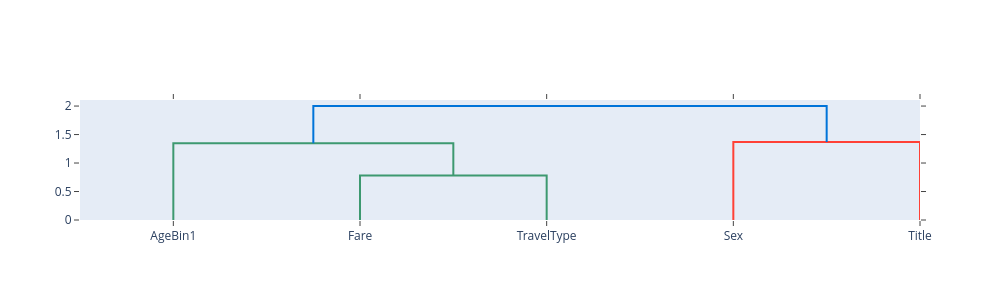

Write notebook code for a chart like this one.
### Code cell
#Dendrogram Groups
figdend = ff.create_dendrogram(x.corr(), labels=DimensionsList)
figdend.update_layout(width=1000, height=300)
figdend.show()

### Figure 1 — Plotly figure (JSON) as saved in the notebook; plotly's stock layout.template omitted (floating-point values rounded to 4 significant figures)
{"data": [{"hoverinfo": "text", "marker": {"color": "rgb(61,153,112)"}, "mode": "lines", "type": "scatter", "x": [15, 15, 25, 25], "xaxis": "x", "y": [0, 0.7797, 0.7797, 0], "yaxis": "y"}, {"hoverinfo": "text", "marker": {"color": "rgb(61,153,112)"}, "mode": "lines", "type": "scatter", "x": [5, 5, 20, 20], "xaxis": "x", "y": [0, 1.348, 1.348, 0.7797], "yaxis": "y"}, {"hoverinfo": "text", "marker": {"color": "rgb(255,65,54)"}, "mode": "lines", "type": "scatter", "x": [35, 35, 45, 45], "xaxis": "x", "y": [0, 1.37, 1.37, 0], "yaxis": "y"}, {"hoverinfo": "text", "marker": {"color": "rgb(0,116,217)"}, "mode": "lines", "type": "scatter", "x": [12.5, 12.5, 40, 40], "xaxis": "x", "y": [1.348, 2.001, 2.001, 1.37], "yaxis": "y"}], "layout": {"autosize": false, "height": 300, "hovermode": "closest", "showlegend": false, "width": 1000, "xaxis": {"mirror": "allticks", "rangemode": "tozero", "showgrid": false, "showline": true, "showticklabels": true, "tickmode": "array", "ticks": "outside", "ticktext": ["AgeBin1", "Fare", "TravelType", "Sex", "Title"], "tickvals": [5, 15, 25, 35, 45], "type": "linear", "zeroline": false}, "yaxis": {"mirror": "allticks", "rangemode": "tozero", "showgrid": false, "showline": true, "showticklabels": true, "ticks": "outside", "type": "linear", "zeroline": false}}}
